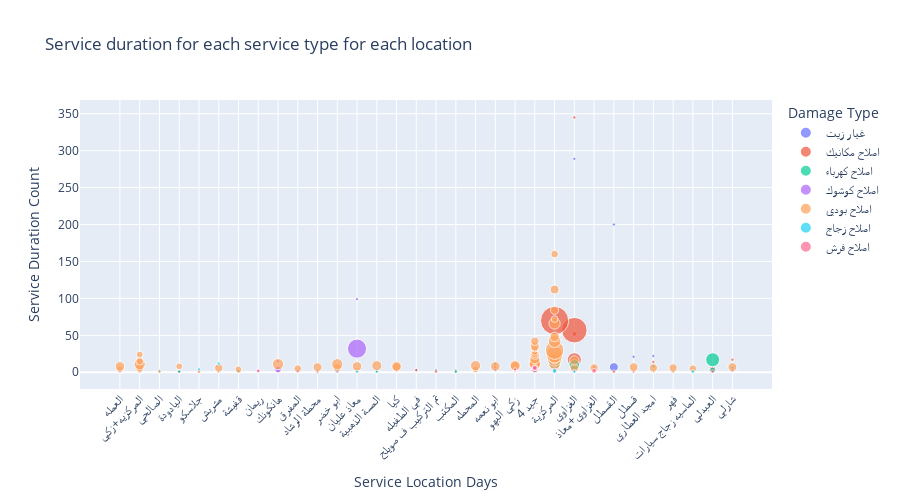

The notebook cell saved with this chart:
### Markdown cell above
#### Service duration per damage type per location

### Code cell
text = 'Observations:'
display(Markdown('###### ' +text))
text='* High concentration at specific locations: Certain locations (indicated by large bubbles, particularly in orange) handle a larger volume of repairs, some of which take significantly longer (20+ days). Other locations have fewer services or shorter durations.'
display(Markdown(text))
text='* Location bottlenecks: Some locations are outliers, with high service counts but extended durations, while others seem underutilized.'
display(Markdown(text))

Service_Duration = df.groupby(['service_duration','damage type','location'])['service_duration'].sum().reset_index(name='Total Service Duration')
Service_Duration = Service_Duration.sort_values('Total Service Duration',ascending=True)
# Create the updated bar chart

fig = px.scatter(Service_Duration, 
             x='location', 
             y='Total Service Duration',
             color='damage type',
             size='service_duration',
             title="Service duration for each service type for each location",
             labels={'service_duration': 'Service Duration Days', 'Total Service Duration': 'Total Service Duration','damage type': 'Damage Type'})

fig.update_layout(xaxis_title="Service Location Days", yaxis_title="Service Duration Count", 
                  xaxis_tickangle=-45, height=500)
fig.show()
text='Recommendations:'
display(Markdown('###### ' +text))
text='1. Investigate Parts and Material Availability:'
display(Markdown(text))
text='* Action: Locations with larger bubbles and longer service durations might be experiencing delays due to parts availability. Investigating their supply chains and inventory systems can help identify potential delays.'
display(Markdown(text))
text='2. Inventory Management:'
display(Markdown(text))
text='* Action: Locations with higher service volumes (larger bubbles) may require more efficient inventory management to ensure parts are always available when needed.'
display(Markdown(text))
text='* Optimize: Ensure that high-demand locations are prioritized for faster restocking and have a well-managed parts inventory to prevent service delays.'
display(Markdown(text))
text='3. Worker and Resource Allocation:'
display(Markdown(text))
text='* tion: Assess whether the locations with larger bubbles and longer durations are sufficiently staffed and whether the expertise of the workers matches the types of services required. If these locations are understaffed or ill-equipped, allocating more resources could reduce delays.'
display(Markdown(text))
text='* Adjustment: Redistribute the workload between busier locations (with long durations) and underutilized ones to balance resource use and reduce service bottlenecks.'
display(Markdown(text))
text='4. Client-Specific Preferences:'
display(Markdown(text))
text='* Action: Some locations might serve specific high-value clients who have custom requirements, leading to longer service durations. Review service agreements to identify if these requirements are necessary or if they could be streamlined to reduce delays.'
display(Markdown(text))

### Figure 1 — Plotly figure (JSON) as saved in the notebook; plotly's stock layout.template omitted (floating-point values rounded to 4 significant figures)
{"data": [{"hovertemplate": "Damage Type=غيار زيت<br>location=%{x}<br>Total Service Duration=%{y}<br>Service Duration Days=%{marker.size}<extra></extra>", "legendgroup": "غيار زيت", "marker": {"color": "#636efa", "size": [1, 1, 1, 1, 1, 1, 1, 1, 1, 1, 1, 1, 1, 1, 1, 1, 1, 1, 1, 1, 1, 1, 6, 1, 2, 1, 7, 1, 1, 1, 1], "sizemode": "area", "sizeref": 0.175, "symbol": "circle"}, "mode": "markers", "name": "غيار زيت", "orientation": "v", "showlegend": true, "type": "scatter", "x": ["العمله", "المركزيه+زكي", "الصالحي", "اليادودة", "جلاسكو", "مشربش", "قفيشة", "ريمان", "هانكونك", "المفرق", "محطة الرشاد", "ابو خضر", "معاذ عليان", "المسة الذهبية", "كيا", "في الطفيله", "تم التركيب ف صويلح", "المكتب", "المحطه", "ابو نعمه", "زكي البهو", "4 جيد", "المركزية", "المركزية", "الغزاوي", "الغزاوي+معاذ", "القسطل", "قسطل", "امجد العطاري", "القسطل", "الغزاوي"], "xaxis": "x", "y": [1, 1, 1, 1, 1, 1, 1, 1, 2, 2, 2, 2, 2, 2, 2, 3, 3, 3, 3, 3, 3, 4, 6, 6, 6, 7, 7, 21, 22, 200, 289], "yaxis": "y"}, {"hovertemplate": "Damage Type=اصلاح مكانيك <br>location=%{x}<br>Total Service Duration=%{y}<br>Service Duration Days=%{marker.size}<extra></extra>", "legendgroup": "اصلاح مكانيك ", "marker": {"color": "#EF553B", "size": [1, 1, 1, 1, 1, 1, 1, 1, 1, 1, 1, 1, 1, 1, 1, 3, 1, 1, 1, 4, 2, 4, 4, 1, 6, 3, 3, 1, 1, 8, 11, 1, 17, 1, 2, 57, 70, 1], "sizemode": "area", "sizeref": 0.175, "symbol": "circle"}, "mode": "markers", "name": "اصلاح مكانيك ", "orientation": "v", "showlegend": true, "type": "scatter", "x": ["جلاسكو", "هانكونك", "محطة الرشاد", "قفيشة", "قسطل", "فهر", "القسطل", "الماسيه زجاج سيارات", "المكتب", "اليادودة", "تم التركيب ف صويلح", "ريمان", "زكي البهو", "العبدلي", "ابو خضر", "معاذ عليان", "4 جيد", "معاذ عليان", "في الطفيله", "المركزية", "4 جيد", "العبدلي", "4 جيد", "الغزاوي+معاذ", "الغزاوي", "المركزية", "الغزاوي", "ابو نعمه", "المركزية", "المركزية", "المركزية", "امجد العطاري", "الغزاوي", "شارلي", "الغزاوي", "الغزاوي", "المركزية", "الغزاوي"], "xaxis": "x", "y": [1, 1, 1, 1, 1, 1, 1, 1, 1, 1, 1, 2, 2, 2, 2, 3, 3, 3, 3, 4, 4, 4, 4, 5, 6, 6, 6, 7, 8, 8, 11, 14, 17, 17, 52, 57, 70, 345], "yaxis": "y"}, {"hovertemplate": "Damage Type=اصلاح كهرباء<br>location=%{x}<br>Total Service Duration=%{y}<br>Service Duration Days=%{marker.size}<extra></extra>", "legendgroup": "اصلاح كهرباء", "marker": {"color": "#00cc96", "size": [1, 1, 1, 1, 1, 1, 1, 2, 1, 1, 3, 1, 1, 1, 10, 1, 13, 17], "sizemode": "area", "sizeref": 0.175, "symbol": "circle"}, "mode": "markers", "name": "اصلاح كهرباء", "orientation": "v", "showlegend": true, "type": "scatter", "x": ["اليادودة", "فهر", "قفيشة", "المسة الذهبية", "المركزية", "المكتب", "الماسيه زجاج سيارات", "ابو خضر", "الصالحي", "4 جيد", "العبدلي", "الغزاوي", "شارلي", "امجد العطاري", "الغزاوي", "ابو نعمه", "المركزية", "العبدلي"], "xaxis": "x", "y": [1, 1, 1, 1, 1, 1, 1, 2, 2, 3, 3, 4, 6, 8, 10, 11, 13, 17], "yaxis": "y"}, {"hovertemplate": "Damage Type=اصلاح كوشوك<br>location=%{x}<br>Total Service Duration=%{y}<br>Service Duration Days=%{marker.size}<extra></extra>", "legendgroup": "اصلاح كوشوك", "marker": {"color": "#ab63fa", "size": [1, 1, 1, 1, 1, 1, 1, 4, 1, 32, 1], "sizemode": "area", "sizeref": 0.175, "symbol": "circle"}, "mode": "markers", "name": "اصلاح كوشوك", "orientation": "v", "showlegend": true, "type": "scatter", "x": ["ابو خضر", "العمله", "الغزاوي", "المركزية", "المركزيه+زكي", "المفرق", "شارلي", "هانكونك", "هانكونك", "معاذ عليان", "معاذ عليان"], "xaxis": "x", "y": [1, 1, 1, 1, 1, 1, 2, 4, 15, 32, 99], "yaxis": "y"}, {"hovertemplate": "Damage Type=اصلاح بودي<br>location=%{x}<br>Total Service Duration=%{y}<br>Service Duration Days=%{marker.size}<extra></extra>", "legendgroup": "اصلاح بودي", "marker": {"color": "#FFA15A", "size": [1, 1, 1, 1, 1, 1, 1, 3, 4, 4, 2, 4, 5, 5, 6, 6, 6, 6, 6, 6, 6, 7, 7, 7, 7, 8, 8, 8, 8, 8, 4, 9, 9, 9, 10, 11, 11, 11, 11, 12, 12, 1, 1, 5, 8, 18, 9, 9, 3, 4, 24, 8, 5, 3, 30, 4, 7, 14, 6, 8, 11, 4, 6, 7, 5], "sizemode": "area", "sizeref": 0.175, "symbol": "circle"}, "mode": "markers", "name": "اصلاح بودي", "orientation": "v", "showlegend": true, "type": "scatter", "x": ["الصالحي", "امجد العطاري", "جلاسكو", "فهر", "مشربش", "معاذ عليان", "الغزاوي", "المركزيه+زكي", "قفيشة", "العمله", "المركزية", "المحطه", "الماسيه زجاج سيارات", "المفرق", "مشربش", "فهر", "امجد العطاري", "الغزاوي", "ابو خضر", "المركزيه+زكي", "الغزاوي+معاذ", "قسطل", "كيا", "محطة الرشاد", "شارلي", "العمله", "ابو نعمه", "زكي البهو", "كيا", "معاذ عليان", "اليادودة", "المحطه", "المسة الذهبية", "زكي البهو", "4 جيد", "المركزيه+زكي", "ابو خضر", "هانكونك", "4 جيد", "المركزية", "4 جيد", "4 جيد", "المركزية", "المركزيه+زكي", "الغزاوي", "المركزية", "4 جيد", "المركزية", "المركزية", "المركزيه+زكي", "المركزية", "4 جيد", "4 جيد", "4 جيد", "المركزية", "4 جيد", "4 جيد", "المركزية", "4 جيد", "المركزية", "المركزية", "المركزية", "المركزية", "المركزية", "المركزية"], "xaxis": "x", "y": [1, 1, 1, 1, 1, 1, 2, 3, 4, 4, 4, 4, 5, 5, 6, 6, 6, 6, 6, 6, 6, 7, 7, 7, 7, 8, 8, 8, 8, 8, 8, 9, 9, 9, 10, 11, 11, 11, 11, 12, 12, 14, 14, 15, 16, 18, 18, 18, 21, 24, 24, 24, 25, 27, 30, 32, 35, 42, 42, 48, 66, 72, 84, 112, 160], "yaxis": "y"}, {"hovertemplate": "Damage Type=اصلاح زجاج<br>location=%{x}<br>Total Service Duration=%{y}<br>Service Duration Days=%{marker.size}<extra></extra>", "legendgroup": "اصلاح زجاج", "marker": {"color": "#19d3f3", "size": [1, 1, 1, 1, 2, 1, 1], "sizemode": "area", "sizeref": 0.175, "symbol": "circle"}, "mode": "markers", "name": "اصلاح زجاج", "orientation": "v", "showlegend": true, "type": "scatter", "x": ["4 جيد", "الماسيه زجاج سيارات", "الغزاوي", "معاذ عليان", "المركزية", "جلاسكو", "مشربش"], "xaxis": "x", "y": [1, 1, 1, 1, 2, 4, 12], "yaxis": "y"}, {"hovertemplate": "Damage Type=اصلاح فرش<br>location=%{x}<br>Total Service Duration=%{y}<br>Service Duration Days=%{marker.size}<extra></extra>", "legendgroup": "اصلاح فرش", "marker": {"color": "#FF6692", "size": [1, 2, 1, 1, 4, 1, 3, 2], "sizemode": "area", "sizeref": 0.175, "symbol": "circle"}, "mode": "markers", "name": "اصلاح فرش", "orientation": "v", "showlegend": true, "type": "scatter", "x": ["العبدلي", "الغزاوي+معاذ", "ريمان", "زكي البهو", "4 جيد", "4 جيد", "4 جيد", "4 جيد"], "xaxis": "x", "y": [1, 2, 2, 4, 4, 5, 6, 6], "yaxis": "y"}], "layout": {"height": 500, "legend": {"itemsizing": "constant", "title": {"text": "Damage Type"}, "tracegroupgap": 0}, "title": {"text": "Service duration for each service type for each location"}, "xaxis": {"anchor": "y", "domain": [0, 1], "tickangle": -45, "title": {"text": "Service Location Days"}}, "yaxis": {"anchor": "x", "domain": [0, 1], "title": {"text": "Service Duration Count"}}}}
